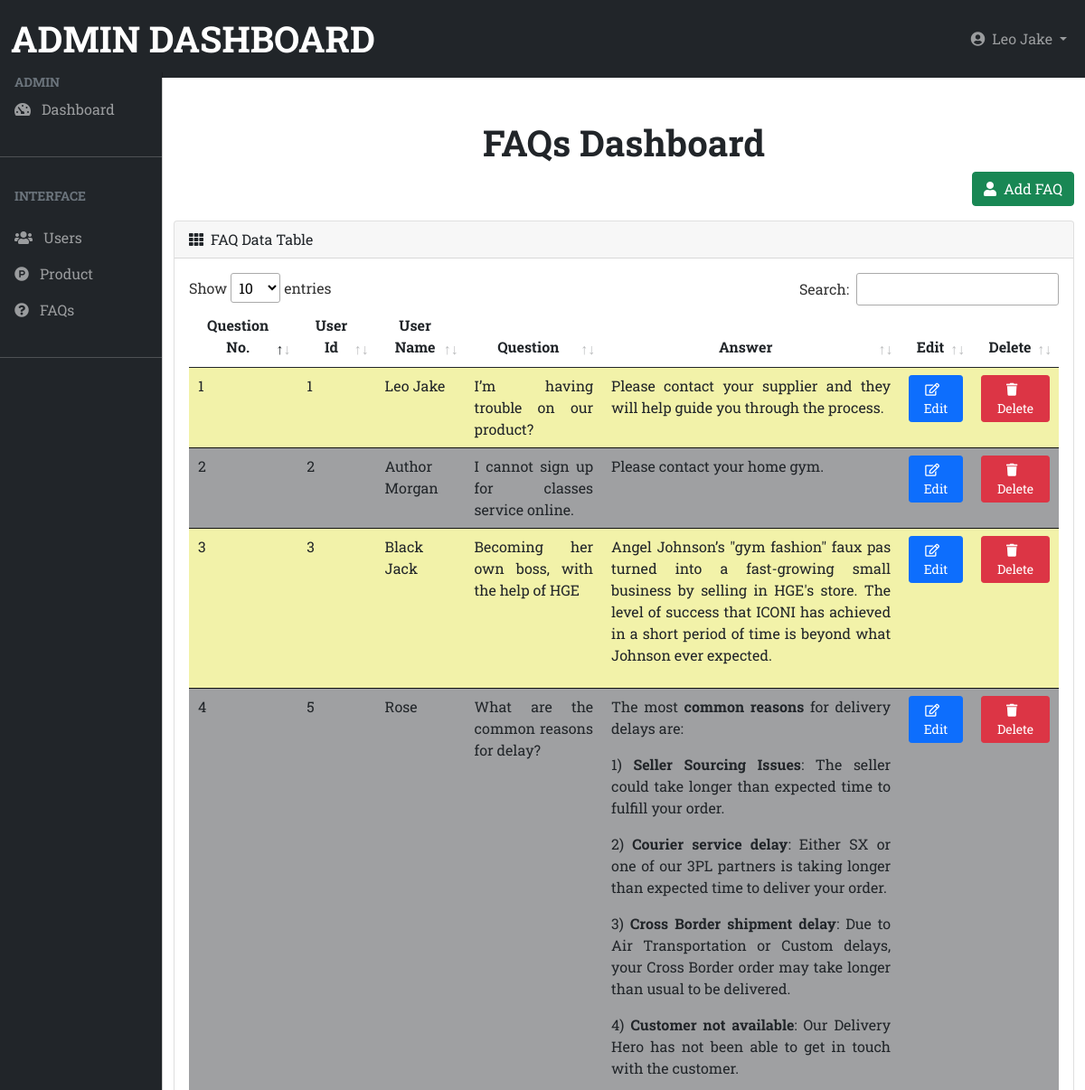
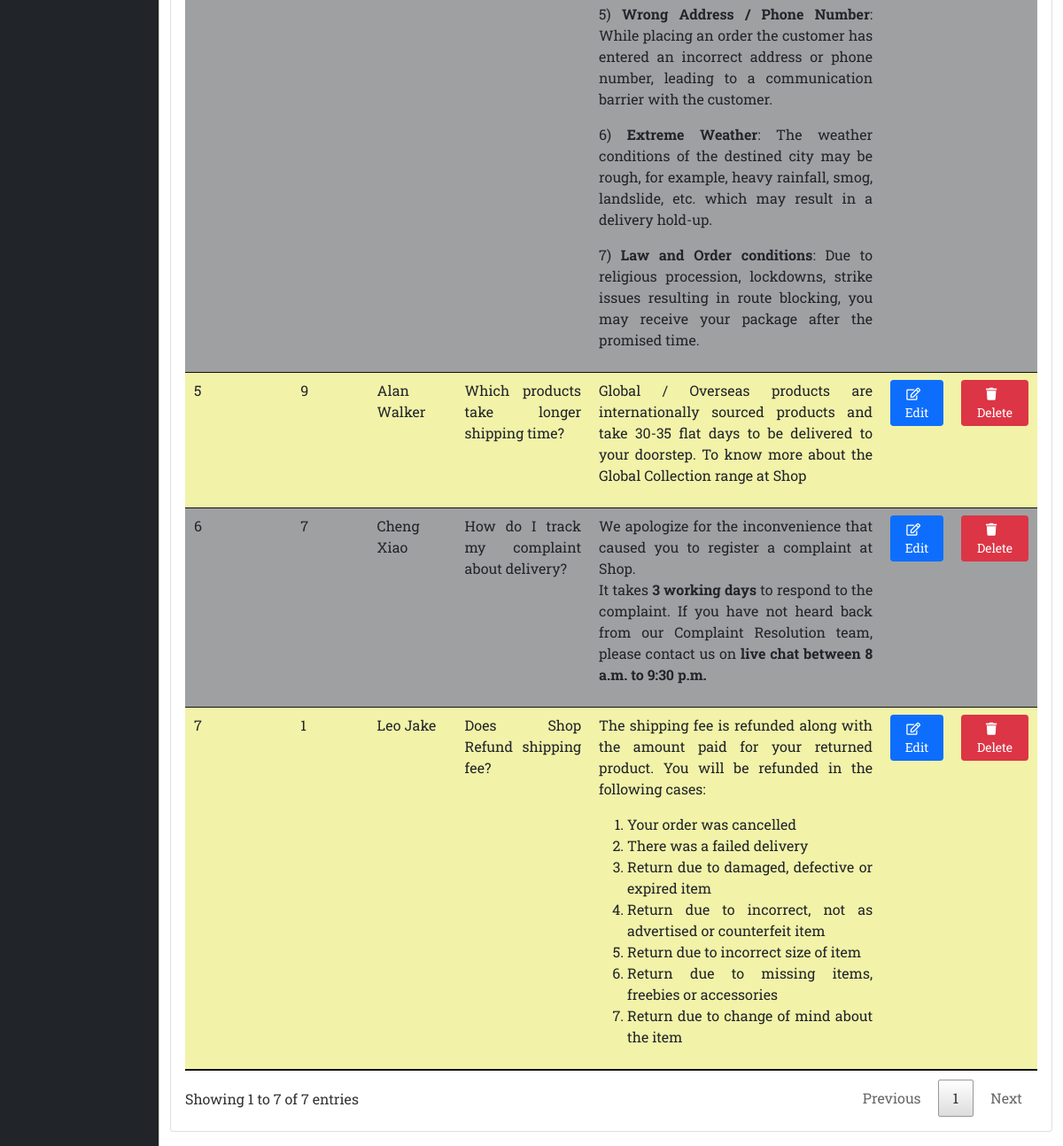
Page /admin/faq/index.php (signed in) on the committed database (2 pictures, top to bottom).
### tables this page shows
CREATE TABLE `faq` (
  `id` int(11) NOT NULL,
  `user_id` int(11) NOT NULL,
  `question` text NOT NULL,
  `answer` text NOT NULL
);

CREATE TABLE `users` (
  `id` int(11) NOT NULL,
  `username` varchar(255) NOT NULL,
  `email` varchar(255) NOT NULL,
  `phone` varchar(255) NOT NULL,
  `password` varchar(255) NOT NULL,
  `comfirmpassword` varchar(255) NOT NULL
);

### admin/faq/index.php (the view, shortened to what this page needs)
<?php
    require_once("../dbconfig.php");
	$sql = "SELECT faq.*, users.username
	FROM  `faq` INNER JOIN users ON faq.user_id = users.id";
    $result = $connection->query($sql);
	include('./header.php');
?>
	<div class="container-fluid">
			<div class="row">
				<div class="col-md-12 text-center">
					<h1 class="fw-bolder">FAQs Dashboard</h1>
				</div>
			</div>
			<div class="row">
				<div class="col-md-12"><a href="./faqform.php" class="btn btn-success mb-3 float-end"><i class="fas fa-user me-2"></i>Add FAQ</a></div>
				<div class="col-md-12 mb-3">
					<div class="card">
						<div class="card-header">
							<span><i class="fas fa-th me-2"></i></span>FAQ Data Table
						</div>
						<div class="card-body">
							<?php
								if($result->num_rows > 0){
							?>
							<div class="table-responsive">
							<table
								id="datatable"
								class="table table-striped data-table"
							>
								<thead>
									<tr class="text-center">
										<th >Question No.</th>
										<th >User Id</th>
										<th >User Name</th>
										<th >Question</th>
										<th >Answer</th>
										<th >Edit</th>
										<th >Delete</th>
									</tr>
								</thead>
								<tbody>
								<?php
									while($row = $result->fetch_assoc()){
								?>
								<tr class="text-justify">
									<td><?php echo $row['id']; ?></td>
									<td><?php echo $row['user_id']; ?></td>
									<td><?php echo $row['username']; ?></td>
									<td class="text-break text-wrap"><?php echo $row['question']; ?></td>
									<td class="text-break text-wrap"><?php echo $row['answer']; ?></td>
									<td >
										<a href="edit.php?id=<?php echo $row['id']; ?>" class="btn btn-primary btn-sm"> <i class="far fa-edit me-2"></i>Edit</a>
									</td>
									<td >
										<a href="delete.php?id=<?php echo $row['id']; ?>" class="btn btn-danger btn-sm"><i class="fas fa-trash me-2"></i> Delete</a>
									</td>
								</tr>
								<?php
									}
								?>
								</tbody>
							</table>
							</div>
						<?php } else{
							echo"There is no records.";
						}
						?>
						</div>
					</div>
				</div>
			</div>
	</div>
<?php include_once('./footer.php'); ?>

### admin/css/admin.css (style rules this page uses)
body, button { font-family: "Roboto Slab", serif; }
:root { --firstcolor: #1c1d20; --seccolor: #f9f871; --thirdcolor: #9fa0a2; --offcanvas-width: 180px; --topNavbarHeight: 80px; }
.text-justify { text-align: justify; }
table.dataTable tbody tr { background-color: #9fa0a2; }
table.dataTable.table-striped > tbody > tr.odd { background-color: #ffffb2; }
@media (min-width: 992px) { body { overflow: auto !important; } }

### rows in the picture
faq: id "1", user "1", user.username "Leo Jake", question "I’m having trouble on our product?", answer "Please contact your supplier and they will help guide you through the process."
faq: id "2", user "2", user.username "Author Morgan", question "I cannot sign up for classes service online.", answer "Please contact your home gym."
faq: id "3", user "3", user.username "Black Jack", question "Becoming her own boss, with the help of HGE", answer "Angel Johnson’s \"gym fashion\" faux pas turned into a fast-growing small business by selling in HGE's store. The level of success that ICONI has achieved in a short period of time is beyond what Johnson ever expected."
faq: id "4", user "5", user.username "Rose", question "What are the common reasons for delay?", answer "The most common reasons for delivery delays are: 1) Seller Sourcing Issues : The seller could take longer than expected time to fulfill your order. 2) Courier service delay : Either SX or one of our 3PL partners is taking longer than expected time to deliver your order. 3) Cross Border shipment delay : Due to Air Transportation or Custom delays, your Cross Border order may take longer than usual to be delivered. 4) Customer not available : Our Delivery Hero has not been able to get in touch with the customer. 5) Wrong Address / Phone Number : While placing an order the customer has entered an incorrect address or phone number, leading to a communication barrier with the customer. 6) Extreme…"
faq: id "5", user "9", user.username "Alan Walker", question "Which products take longer shipping time?", answer "Global / Overseas products are internationally sourced products and take 30-35 flat days to be delivered to your doorstep. To know more about the Global Collection range at Shop"
faq: id "6", user "7", user.username "Cheng Xiao", question "How do I track my complaint about delivery?", answer "We apologize for the inconvenience that caused you to register a complaint at Shop. It takes 3 working days to respond to the complaint. If you have not heard back from our Complaint Resolution team, please contact us on live chat between 8 a.m. to 9:30 p.m."
faq: id "7", user "1", user.username "Leo Jake", question "Does Shop Refund shipping fee?", answer "The shipping fee is refunded along with the amount paid for your returned product. You will be refunded in the following cases: Your order was cancelled There was a failed delivery Return due to damaged, defective or expired item Return due to incorrect, not as advertised or counterfeit item Return due to incorrect size of item Return due to missing items, freebies or accessories Return due to change of mind about the item"

### other values in the picture
$_SESSION['username'] "Leo Jake"
